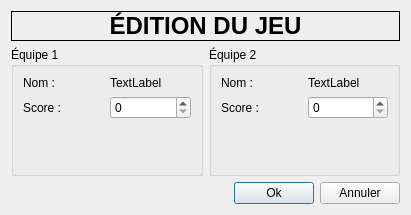
<?xml version="1.0" encoding="UTF-8"?>
<ui version="4.0">
 <class>GameWindow</class>
 <widget class="QDialog" name="GameWindow">
  <property name="geometry">
   <rect>
    <x>0</x>
    <y>0</y>
    <width>411</width>
    <height>215</height>
   </rect>
  </property>
  <property name="windowTitle">
   <string>Dialog</string>
  </property>
  <layout class="QGridLayout" name="gridLayout_3">
   <item row="0" column="0" colspan="2">
    <widget class="QLabel" name="label">
     <property name="sizePolicy">
      <sizepolicy hsizetype="Preferred" vsizetype="Fixed">
       <horstretch>0</horstretch>
       <verstretch>0</verstretch>
      </sizepolicy>
     </property>
     <property name="font">
      <font>
       <pointsize>18</pointsize>
       <weight>75</weight>
       <bold>true</bold>
      </font>
     </property>
     <property name="frameShape">
      <enum>QFrame::Box</enum>
     </property>
     <property name="frameShadow">
      <enum>QFrame::Plain</enum>
     </property>
     <property name="text">
      <string>ÉDITION DU JEU</string>
     </property>
     <property name="alignment">
      <set>Qt::AlignCenter</set>
     </property>
    </widget>
   </item>
   <item row="1" column="0">
    <widget class="QGroupBox" name="groupBox">
     <property name="title">
      <string>Équipe 1</string>
     </property>
     <layout class="QGridLayout" name="gridLayout_2">
      <item row="0" column="0">
       <layout class="QHBoxLayout" name="horizontalLayout">
        <item>
         <widget class="QLabel" name="label_2">
          <property name="text">
           <string>Nom :</string>
          </property>
         </widget>
        </item>
        <item>
         <widget class="QLabel" name="labelTeam1Name">
          <property name="text">
           <string>TextLabel</string>
          </property>
         </widget>
        </item>
       </layout>
      </item>
      <item row="1" column="0">
       <layout class="QHBoxLayout" name="horizontalLayout_3">
        <item>
         <widget class="QLabel" name="label_3">
          <property name="text">
           <string>Score :</string>
          </property>
         </widget>
        </item>
        <item>
         <widget class="QSpinBox" name="spinScore1">
          <property name="maximum">
           <number>13</number>
          </property>
         </widget>
        </item>
       </layout>
      </item>
      <item row="2" column="0">
       <spacer name="verticalSpacer">
        <property name="orientation">
         <enum>Qt::Vertical</enum>
        </property>
        <property name="sizeHint" stdset="0">
         <size>
          <width>20</width>
          <height>0</height>
         </size>
        </property>
       </spacer>
      </item>
     </layout>
    </widget>
   </item>
   <item row="1" column="1">
    <widget class="QGroupBox" name="groupBox_2">
     <property name="title">
      <string>Équipe 2</string>
     </property>
     <layout class="QGridLayout" name="gridLayout">
      <item row="0" column="0">
       <layout class="QHBoxLayout" name="horizontalLayout_4">
        <item>
         <widget class="QLabel" name="label_8">
          <property name="text">
           <string>Nom :</string>
          </property>
         </widget>
        </item>
        <item>
         <widget class="QLabel" name="labelTeam2Name">
          <property name="text">
           <string>TextLabel</string>
          </property>
         </widget>
        </item>
       </layout>
      </item>
      <item row="1" column="0">
       <layout class="QHBoxLayout" name="horizontalLayout_2">
        <item>
         <widget class="QLabel" name="label_10">
          <property name="text">
           <string>Score :</string>
          </property>
         </widget>
        </item>
        <item>
         <widget class="QSpinBox" name="spinScore2">
          <property name="maximum">
           <number>13</number>
          </property>
         </widget>
        </item>
       </layout>
      </item>
      <item row="2" column="0">
       <spacer name="verticalSpacer_2">
        <property name="orientation">
         <enum>Qt::Vertical</enum>
        </property>
        <property name="sizeHint" stdset="0">
         <size>
          <width>20</width>
          <height>0</height>
         </size>
        </property>
       </spacer>
      </item>
     </layout>
    </widget>
   </item>
   <item row="2" column="0" colspan="2">
    <layout class="QHBoxLayout" name="horizontalLayout_5">
     <item>
      <spacer name="horizontalSpacer">
       <property name="orientation">
        <enum>Qt::Horizontal</enum>
       </property>
       <property name="sizeHint" stdset="0">
        <size>
         <width>40</width>
         <height>20</height>
        </size>
       </property>
      </spacer>
     </item>
     <item>
      <widget class="QPushButton" name="buttonOk">
       <property name="text">
        <string>Ok</string>
       </property>
      </widget>
     </item>
     <item>
      <widget class="QPushButton" name="buttonCancel">
       <property name="text">
        <string>Annuler</string>
       </property>
      </widget>
     </item>
    </layout>
   </item>
  </layout>
 </widget>
 <resources/>
 <connections/>
</ui>
